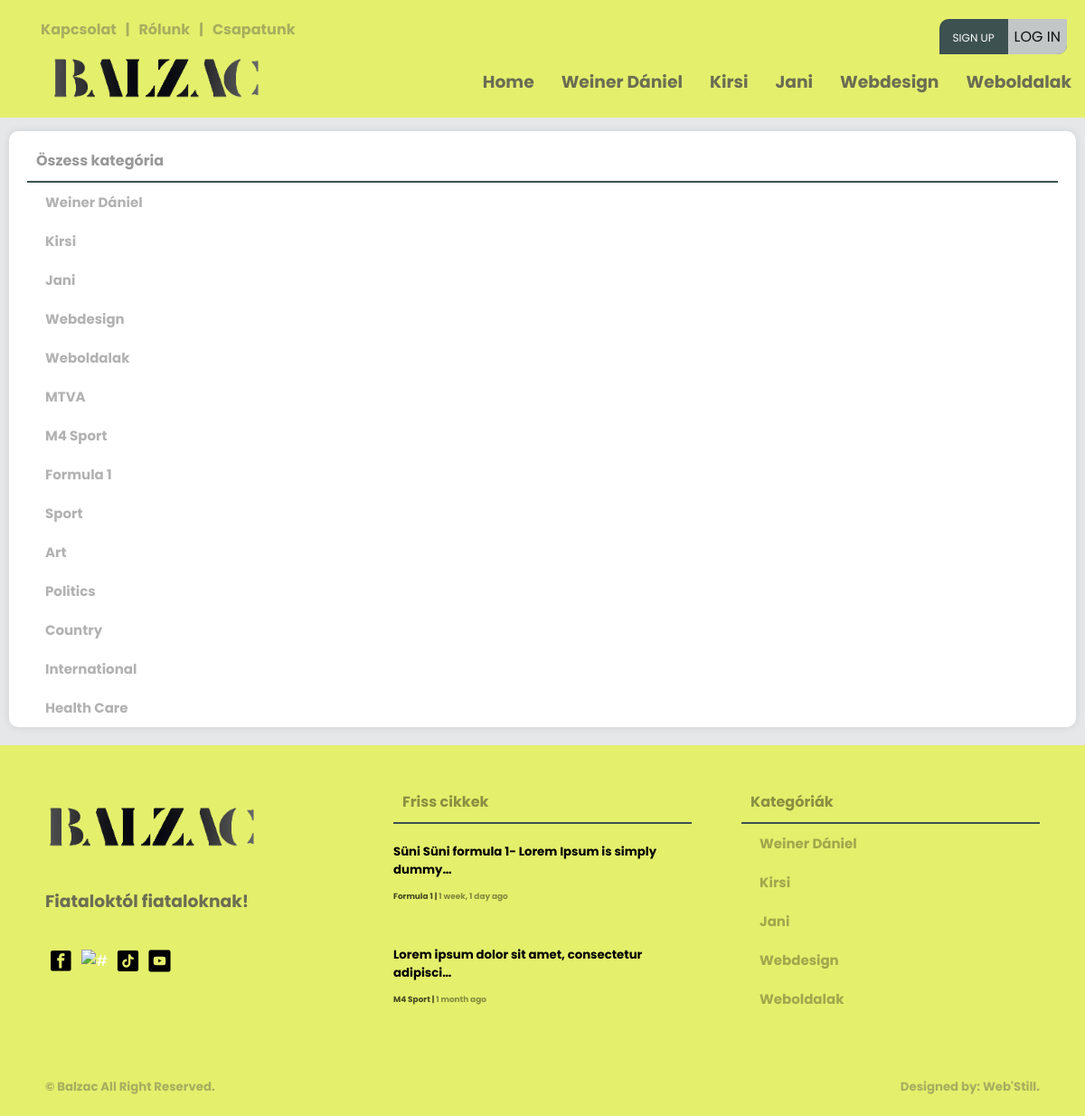
/kategoriak/, run on the app's committed database.
### creationboard/models.py (models this page shows, shortened)
class Category(models.Model):
    user = models.ForeignKey(User, null=True, on_delete=models.CASCADE)
    name = models.CharField(max_length=200)
    class Meta:
        ordering = ['-id']

class Article(models.Model):
    user = models.ForeignKey(User, on_delete=models.CASCADE)
    title = models.CharField(max_length=200)
    created = models.DateTimeField(auto_now_add=True, null=True)
    updated = models.DateTimeField(auto_now=True, null=True)
    articletype = models.CharField(null=False, blank=False, max_length=100)
    body = RichTextUploadingField(max_length=1000000) #ez itt lehetne RichTextUploadingField is
    indeximg = models.ImageField(upload_to="images/", default="images/home9.jpg")
    category = models.CharField(max_length=100, null=False, blank=False)
    status = models.CharField(max_length=10, choices=STATUS_CHOICES, default='pending')
    class Meta:
        ordering = ['-created']

### main/views.py (the view)
# urls.py: path('kategoriak/', views.categoryPage, name='cats')
def categoryPage(request):
    navcategory = models.Category.objects.all()[0:5]
    footarticle = models.Article.objects.filter(status='approved')[0:2]
    category = models.Category.objects.all()
    context = {'cats': category, 'category2': navcategory, 'article4': footarticle,}
    return render(request, 'main/cats.html', context)

### templates/main/cats.html (shortened to what this page needs)
{% load static %}
<!DOCTYPE html>
<html>
<head>
	<link rel="stylesheet" type="text/css" href="{% static 'main/style.css' %}">
</head>
<body>
{% include 'main/navbar.html' %}
<main>
    <div class="row">
        <div class="card-04">
            <div class="box-title">
                <h4 class="txt-black">Öszess kategória<h4>
            </div>
            <div class="box-categories">
                <ul>
                    {% for category in cats %}
                    <li><a href="{% url 'article-page' category.name %}" class="txt-black">{{ category.name }}</a></li>
                    {% endfor %}
                </ul>
            </div>
        </div>
    </div>
</main>
{% include 'main/footer.html' %}

### templates/main/navbar.html (shortened to what this page needs)
{% load static %}
<div class="screen-big">
<nav>
    <div class="nav-one nav-flex">
        <div class="left flex">
            <ul class="top-header mt-0">
                <li><a href="{% url 'contact-us' %}"><h4>Kapcsolat</h4></a></li>
                <li><h4>|</h4></li>
                <li><a href="{% url 'about-us' %}"><h4>Rólunk</h4></a></li>
                <li><h4>|</h4></li>
                <li><a href="{% url 'team-index' %}"><h4>Csapatunk</h4></a></li>
            </ul>
        </div>
        <div class="right flex">
                <ul class="top-header">
                    {% if request.user.is_authenticated %}
                    <li>
                        <div class="header-profile-pic">
                            <div class="pic">
                                <span class="material-symbols-outlined">account_circle</span>
                            </div>
                            <div class="header-profile-info">
                                <h4><a href="{% url 'profile-page' request.user.username %}">@{{ request.user }}</a></h4>
                                <h6><a href=""><span class="material-symbols-outlined">mail_lock</span>{{ request.user.email }}</a></h6>
                            </div>
                        </div>
                    </li>
                    <!--<li><h4><a href="{% url 'profile-page' request.user.username %}">Hello, @{{ request.user }}</a></h4></li>
                    <li><h4>|</h4></li>
                    <li><h4><a href="{% url 'logout' %}"><span class="material-symbols-outlined">logout</span>Kijelentkezés</a></h4></li>-->
                    {% else %}
                    <ul class="foot-icon-margin pd-0">
                        <li class="signup-or-login"><a href="{% url 'register' %}" class="sign-up">Sign up</a><a href="{% url 'login' %}"><button class="login-btn">Log in</button></a></li>
                    </ul>
                    {% endif %}
                </ul>
        </div>
    </div>
    <div class="nav-two nav-flex">
        <div class="left flex">
            <ul>
                <a href="{% url 'index' %}"><li><img src="{% static 'main/pics/logo.png' %}" class="logo-img" alt="#" /></li>
            </ul>
        </div>
        <div class="right">
            <div class="social media">
                <ul>
                    <li><a href="{% url 'index' %}"><h3>Home</h3></a></li>
                    {% for category in category2 %}
                        <li><a href="{% url 'article-page' category.name %}"><h3>{{ category.name }}</h3></a></li>
                    {% endfor %}
                </ul>
            </div>
        </div>
    </div>
</nav>
</div>

### templates/main/footer.html
{% load static %}
<footer>
    <div class="footer">
        <div class="footer-cols footer-firts">
            <div class="col-01">
                <ul class="pd-0">
                    <a href="{% url 'index' %}"><li><img src="{% static 'main/pics/logo.png' %}" class="logo-img" alt="#" /></li>
                </ul>
                <h3>Fiataloktól fiataloknak!</h3>
                <ul class="foot-icon-margin pd-0">
                    <a href="https://www.facebook.com/profile.php?id=100090612766620" target="blank"><li><img src="{% static 'main/pics/facebook.png' %}" class="icon-img" alt="#" target="blank" /></a></li>
                    <a href="https://www.instagram.com/balzacponthu/" target="blank"><li><img src="{% static 'main/pics/instagram.png' %}" class="icon-img" alt="#" /></li></a>
                    <a href="https://www.tiktok.com/@balzac.ujsag" target="blank"><li><img src="{% static 'main/pics/tiktok.png' %}" class="icon-img" alt="#" /></li></a>
                    <a href="https://www.youtube.com/@balzacujsag" target="blank"><li><img src="{% static 'main/pics/youtube.png' %}" class="icon-img" alt="#" /></li></a>
                </ul>
            </div>
            <div class="col-02">
                <div class="box-title">
                    <h4 class="txt-black">Friss cikkek<h4>
                </div>
                {% for article in article4 %}
                <ul class="pd-0">
                    <li><a href="{% url 'article' article.id %}" class="footer-article-text">
                        <h5 class="mt-1 mb-1">{{ article.title|truncatechars:49 }}</h5>
                        <h6 class="m-0">{{ article.body|truncatechars:30|safe }}</h6>
                        <small class="black"><span><a href="{% url 'article-page' article.category %}" class="black">{{ article.category }} </a></span>  |  <span><a class="black"> {{ article.created|timesince }} ago</a></span></small>
                    </a></li>
                </ul>
                {% endfor %}
            </div>
            <div class="col-03">
                <div class="box-title">
                    <h4 class="txt-black">Kategóriák<h4>
                </div>
                <div class="box-categories">
                    <ul>
                        {% for category in category2 %}
                        <li><a href="{% url 'article-page' category.name %}" class="txt-black">{{ category.name }}</a></li>
                        {% endfor %}
                    </ul>
                </div>
            </div>
        </div>
        <div class="footer-second">
            <div>
                <h5><a href="#"> &copy; Balzac</a> All Right Reserved.<h5>
            </div>
            <div>
                <h5><a href="">Designed by: Web'Still.</a><h5>
            </div>
        </div>
    </div>
</footer>

### static/main/style.css (style rules this page uses)
:root { --background-color: #e6e7e8; --box-color: white; --bg-dark: #000; --white-box-text: #fff; --small-red-info-color: red; --text-color-greany: #3c5150; --heaed-foot-color: #e4ef6c; --headad-foot-text-color: #000; --color-white: #fff; --box-padding: 10px; --box-border-radius: 10px; --input-border-radius: 3px; }
* { font-family: 'Poppins', sans-serif; }
html { background: var(--background-color); }
body { padding: 0; margin: 0; background: var(--background-color); }
small { color: var(--color-white); filter: grayscale(60%) opacity(0.7); transition: 0.4s; }
small span { color: var(--color-white); filter: grayscale(100%) opacity(0.6); transition: 0.4s; cursor: pointer; }
h3 { color: var(--text-color-greany); filter: grayscale(100%) opacity(0.8); transition: 0.3s; }
h4 { color: var(--text-color-greany); filter: grayscale(100%) opacity(0.4); cursor: pointer; transition: 0.5s; }
a { text-decoration: none; cursor: pointer; color: var(--color-white); padding: 0; margin: 0; }
ul { list-style: none; }
li { cursor: pointer; }
.black { color: black !important; }
.m-0 { margin: 0 !important; }
.mb-1 { margin-bottom: 5px !important; }
.mt-0 { margin-top: 0 !important; }
.mt-1 { margin-top: 5px !important; }
.pd-0 { padding: 0 !important; }
.txt-black { color: var(--dark-box-text) !important; }
.icon-img { height: 25px; width: 25px; margin: 5px; cursor: pointer; }
.logo-img { height: 50px; cursor: pointer; }
nav { background: var(--heaed-foot-color); position: absolute; top: 0px; right: 0; left: 0; padding: 20px 0 10px 0; z-index: 1; }
.nav-flex { display: flex; align-items: center; justify-content: space-between; }
.nav-one { cursor: pointer; height: 40px; background: var(--heaed-foot-color); }
nav ul { display: flex; flex-direction: row; }
.top-header li { margin: 10px 5px; }
.foot-icon-margin { display: flex; flex-direction: row; }
nav ul li { margin: 10px 15px; color: var(--headad-foot-text-color); }
.nav-two { cursor: pointer; height: 60px; background: var(--heaed-foot-color); }
main { margin: 135px 0 0 0; flex-direction: column; width: 100%; }
.row { width: 100%; display: flex; flex-direction: row; justify-content: center; flex-wrap: nowrap; }
.card-04 { background: var(--box-color); position: relative; flex: 1; margin: 10px; border-radius: var(--box-border-radius); box-shadow: 0 0 10px rgba(0, 0, 0, .1); padding: 20px; padding-bottom: 0; }
.box-title { border-bottom: 2px solid var(--text-color-greany); }
.box-title h4 { color: var(--color-white); margin: 10px; margin-top: 0px; }
.box-categories ul { margin: 0; padding: 0; }
.box-categories ul li { padding: 10px 20px; font-size: 15px; font-weight: bolder; color: var(--bg-dark); filter: grayscale(100%) opacity(0.3); transition: 0.5s; }
footer { background: var(--heaed-foot-color); margin-top: 10px; padding: 50px 50px 0 50px; }
.footer-cols { display: flex; flex-direction: row; align-items: top; flex-wrap: wrap; justify-content: space-between; }
.col-01 { display: flex; flex-direction: column; width: 30%; align-items: top; }
.col-02 { display: flex; flex-direction: column; align-items: top; width: 30%; }
.col-03 { width: 30%; align-items: top; }
.footer-article-text { color: var(--bg-dark); }
.footer-second { display: flex; flex-direction: row; justify-content: space-between; padding: 30px 0 0px 0; }
.footer-second h5 { color: var(--text-color-greany); filter: grayscale(100%) opacity(0.4); }
.footer-second h5 a { color: var(--text-color-greany) !important; filter: grayscale(0%) opacity(1) !important; }
.txt-black { color: #000 !important; }
.login-btn { align-self: center; justify-content: center; padding: 7px; background-color: #e4ef6c; filter: grayscale(1) opacity(.8); border: 0; font-size: 16px; text-transform: uppercase; border-bottom-right-radius: 10px; cursor: pointer; }
.sign-up { margin-right: 15px; padding-left: 15px; font-size: 12px; text-transform: uppercase; z-index: 2; }
.signup-or-login { background-color: #3c5150; margin-top: 5px; margin-right: 20px !important; border-top-left-radius: 10px; border-bottom-right-radius: 10px; z-index: 4; }

### data on the page
Category: name "Weiner Dániel"
Category: name "Kirsi"
Category: name "Jani"
Category: name "Webdesign"
Category: name "Weboldalak"
Category: name "MTVA"
Category: name "M4 Sport"
Category: name "Formula 1"
Category: name "Sport"
Category: name "Art"
Category: name "Politics"
Category: name "Country"
Category: name "International"
Category: name "Health Care"
Article: title "Süni Süni formula 1- Lorem Ipsum is simply dummy…", category "Formula 1", created "1 week, 1 day"
Article: title "Lorem ipsum dolor sit amet, consectetur adipisci…", category "M4 Sport", created "1 month"
